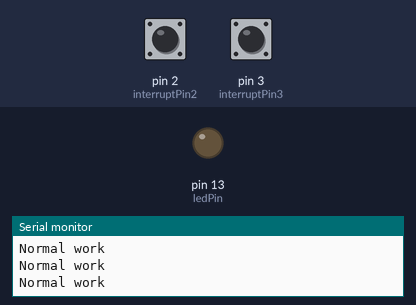
Recording of a sketch running on a simulated Arduino Uno, built with avr-gcc and run on an emulated ATmega328P. Shown: output pins drawn as LEDs (lit = HIGH), the last lines printed to the serial monitor. The test bench sets the inputs (shaded band); at power-on: pin 2 (interruptPin2) HIGH, pin 3 (interruptPin3) HIGH.

Above: at 1.2 s.
1.3 s: pin 2 (interruptPin2) pulled LOW for 0.15 s
At 2.2 s:
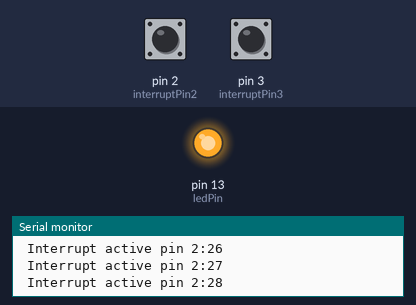
4.4 s: pin 3 (interruptPin3) pulled LOW for 0.15 s
At 7.4 s:
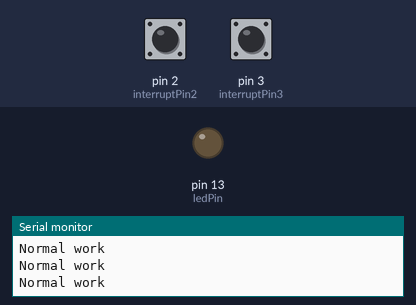
7.5 s: pin 2 (interruptPin2) pulled LOW for 1 s
At 8.1 s:
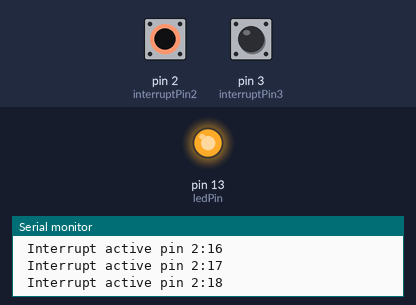
11.5 s: pin 3 (interruptPin3) pulled LOW for 1 s
At 15.2 s:
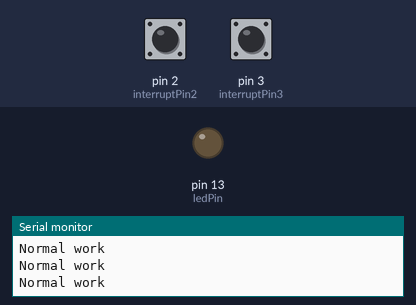
15.5 s: pin 2 (interruptPin2) driven LOW and pin 3 (interruptPin3) driven LOW
At 16.6 s:
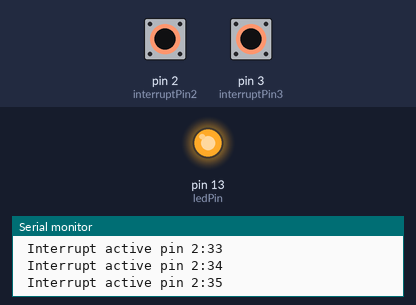
Timing chart, 0 to 22.8 s (numbered marks = the images above; inputs shaded):
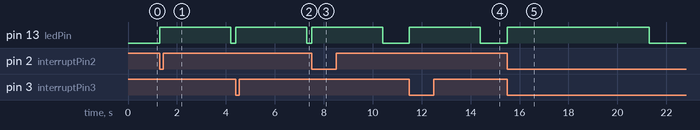

Measured:
- after the input at 1.3 s, pin 13 (ledPin): LOW → HIGH at once, → LOW 2.9 s later
- after the input at 4.4 s, pin 13 (ledPin): LOW → HIGH at once, → LOW 2.9 s later
- after the input at 7.5 s, pin 13 (ledPin): LOW → HIGH at once, → LOW 2.9 s later
- after the input at 11.5 s, pin 13 (ledPin): LOW → HIGH at once, → LOW 2.9 s later
- after the input at 15.5 s, pin 13 (ledPin): LOW → HIGH at once, → LOW 5.8 s later

The sketch:

DOUBLE_EXTERNAL_INTERRUPT.ino
```cpp
#define ledPin 13
#define interruptPin2  2
#define interruptPin3  3
void setup() {
  // put your setup code here, to run once:
  Serial.begin(9600);
  pinMode(ledPin, OUTPUT);
  pinMode(interruptPin2, INPUT);
  pinMode(interruptPin3, INPUT);
  attachInterrupt(digitalPinToInterrupt(interruptPin2), ISRpin2, FALLING);
  attachInterrupt(digitalPinToInterrupt(interruptPin3), ISRpin3, FALLING);
}

void loop() {
  // put your main code here, to run repeatedly:
  digitalWrite(ledPin, LOW);
  Serial.println("Normal work");
}

void ISRpin2(){
 digitalWrite(ledPin, HIGH);
 for(int i=0; i<100; i++){
  Serial.print(" Interrupt active pin 2:");
  Serial.println(i);
 }
}

void ISRpin3(){
 digitalWrite(ledPin, HIGH);
 for(int i=0; i<100; i++){
  Serial.print(" Interrupt active pin 3:");
  Serial.println(i);
 }
}
```
